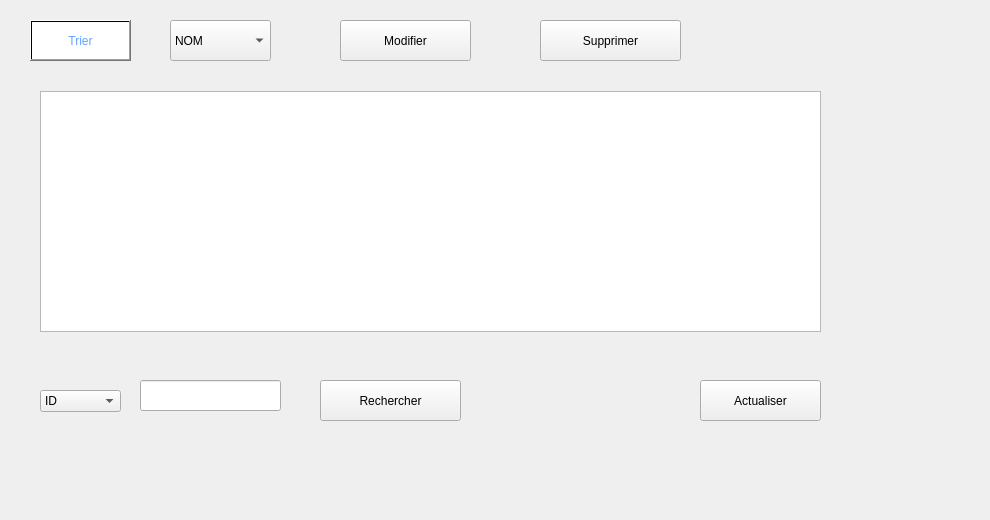
        <widget class="QWidget" name="tab_18">
         <attribute name="title">
          <string>Afficher</string>
         </attribute>
         <widget class="QTableView" name="tableView_3">
          <property name="geometry">
           <rect>
            <x>40</x>
            <y>91</y>
            <width>781</width>
            <height>241</height>
           </rect>
          </property>
         </widget>
         <widget class="QPushButton" name="pushButton_26">
          <property name="geometry">
           <rect>
            <x>540</x>
            <y>20</y>
            <width>141</width>
            <height>41</height>
           </rect>
          </property>
          <property name="text">
           <string>Supprimer</string>
          </property>
         </widget>
         <widget class="QPushButton" name="pushButton_27">
          <property name="geometry">
           <rect>
            <x>340</x>
            <y>20</y>
            <width>131</width>
            <height>41</height>
           </rect>
          </property>
          <property name="text">
           <string>Modifier</string>
          </property>
         </widget>
         <widget class="QPushButton" name="pushButton_28">
          <property name="geometry">
           <rect>
            <x>30</x>
            <y>20</y>
            <width>101</width>
            <height>41</height>
           </rect>
          </property>
          <property name="styleSheet">
           <string notr="true">color:rgb(103, 161, 255);
background-color: qlineargradient(spread:pad, x1:1, y1:0, x2:1, y2:0, stop:0.919598 rgba(255, 255, 255), stop:0.98 rgba(0, 0, 0, 255), stop:1 rgba(235, 148, 61, 255));

</string>
          </property>
          <property name="text">
           <string>Trier</string>
          </property>
         </widget>
         <widget class="QComboBox" name="comboBox_2">
          <property name="geometry">
           <rect>
            <x>170</x>
            <y>20</y>
            <width>101</width>
            <height>41</height>
           </rect>
          </property>
          <item>
           <property name="text">
            <string>NOM</string>
           </property>
          </item>
          <item>
           <property name="text">
            <string>PRENOM</string>
           </property>
          </item>
          <item>
           <property name="text">
            <string>SALAIRE</string>
           </property>
          </item>
         </widget>
         <widget class="QLineEdit" name="lineEdit_7">
          <property name="geometry">
           <rect>
            <x>140</x>
            <y>380</y>
            <width>141</width>
            <height>31</height>
           </rect>
          </property>
         </widget>
         <widget class="QComboBox" name="comboBox_4">
          <property name="geometry">
           <rect>
            <x>40</x>
            <y>390</y>
            <width>81</width>
            <height>22</height>
           </rect>
          </property>
          <item>
           <property name="text">
            <string>ID</string>
           </property>
          </item>
          <item>
           <property name="text">
            <string>NOM</string>
           </property>
          </item>
          <item>
           <property name="text">
            <string>SALAIRE</string>
           </property>
          </item>
         </widget>
         <widget class="QPushButton" name="pushButton_33">
          <property name="geometry">
           <rect>
            <x>320</x>
            <y>380</y>
            <width>141</width>
            <height>41</height>
           </rect>
          </property>
          <property name="text">
           <string>Rechercher</string>
          </property>
         </widget>
         <widget class="QPushButton" name="pushButton_34">
          <property name="geometry">
           <rect>
            <x>700</x>
            <y>380</y>
            <width>121</width>
            <height>41</height>
           </rect>
          </property>
          <property name="text">
           <string>Actualiser</string>
          </property>
         </widget>
         <widget class="QLabel" name="label_109">
          <property name="geometry">
           <rect>
            <x>-5</x>
            <y>-5</y>
            <width>981</width>
            <height>511</height>
           </rect>
          </property>
          <property name="styleSheet">
           <string notr="true">background-image: url(:/23.jpg);</string>
          </property>
          <property name="text">
           <string/>
          </property>
         </widget>
         <zorder>label_109</zorder>
         <zorder>tableView_3</zorder>
         <zorder>pushButton_26</zorder>
         <zorder>pushButton_27</zorder>
         <zorder>pushButton_28</zorder>
         <zorder>comboBox_2</zorder>
         <zorder>lineEdit_7</zorder>
         <zorder>comboBox_4</zorder>
         <zorder>pushButton_33</zorder>
         <zorder>pushButton_34</zorder>
        </widget>
